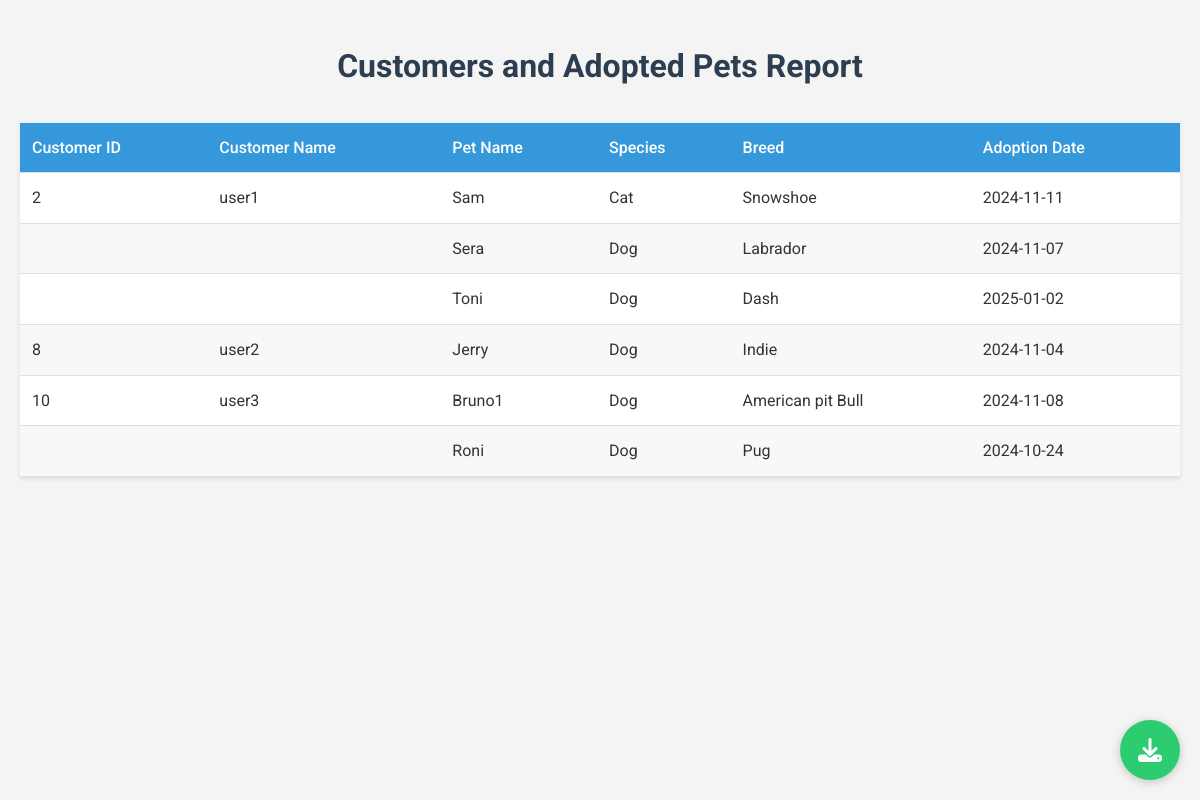
The app's page /miniproject/admin/customers.php?generate_report=1 (signed in) with its own data.
### tables this page shows
CREATE TABLE `adoptions` (
  `AdoptionID` int(11) NOT NULL,
  `CustomerID` int(11) DEFAULT NULL,
  `PetID` int(11) DEFAULT NULL,
  `ApplicationDate` date NOT NULL,
  `AdoptionDate` date DEFAULT NULL,
  `Status` enum('Pending','Approved','Rejected') DEFAULT 'Pending',
  `CreatedAt` timestamp NOT NULL DEFAULT current_timestamp()
);

CREATE TABLE `pets` (
  `PetID` int(11) NOT NULL,
  `Name` varchar(100) NOT NULL,
  `Species` varchar(50) NOT NULL,
  `Breed` varchar(50) DEFAULT NULL,
  `Age` smallint(6) DEFAULT NULL,
  `Gender` enum('Male','Female') DEFAULT NULL,
  `Description` text DEFAULT NULL,
  `Status` enum('Available','Adopted') DEFAULT 'Available',
  `ImageURL` varchar(255) DEFAULT NULL,
  `CustomerID` int(11) DEFAULT NULL,
  `CreatedAt` timestamp NOT NULL DEFAULT current_timestamp()
);

### miniproject/admin/customers.php (the view, shortened to what this page needs)
<?php
require_once '../config/connection.php';
if (isset($_GET['generate_report'])) {
    $query = "SELECT c.CustomerID, c.Name AS CustomerName, p.Name AS PetName, p.Species, p.Breed, a.AdoptionDate
              FROM customers c
              LEFT JOIN adoptions a ON c.CustomerID = a.CustomerID
              LEFT JOIN pets p ON a.PetID = p.PetID
              WHERE a.Status = 'Approved' AND c.UserType = 'Customer'
              ORDER BY c.CustomerID, p.Name";
    $result = $conn->query($query);
    $customers = [];
    while ($row = $result->fetch_assoc()) {
        $customerId = $row['CustomerID'];
        if (!isset($customers[$customerId])) {
            $customers[$customerId] = [
                'name' => $row['CustomerName'],
                'pets' => []
            ];
        }
        if ($row['PetName']) {
            $customers[$customerId]['pets'][] = [
                'name' => $row['PetName'],
                'species' => $row['Species'],
                'breed' => $row['Breed'],
                'adoptionDate' => $row['AdoptionDate']
            ];
        }
    }
    ?>
    <!DOCTYPE html>
    <html lang="en">
    <head>
    </head>
    <body>
        <div class="report-header">
            <h1>Customers and Adopted Pets Report</h1>
        </div>
        <table class="customer-table">
            <thead>
                <tr>
                    <th>Customer ID</th>
                    <th>Customer Name</th>
                    <th>Pet Name</th>
                    <th>Species</th>
                    <th>Breed</th>
                    <th>Adoption Date</th>
                </tr>
            </thead>
            <tbody>
                <?php foreach ($customers as $customerId => $customer): ?>
                    <?php if (empty($customer['pets'])): ?>
                        <tr>
                            <td><?php echo htmlspecialchars($customerId); ?></td>
                            <td><?php echo htmlspecialchars($customer['name']); ?></td>
                            <td colspan="4">No pets adopted</td>
                        </tr>
                    <?php else: ?>
                        <?php foreach ($customer['pets'] as $index => $pet): ?>
                            <tr>
                                <?php if ($index === 0): ?>
                                    <td><?php echo htmlspecialchars($customerId); ?></td>
                                    <td><?php echo htmlspecialchars($customer['name']); ?></td>
                                <?php else: ?>
                                    <td></td>
                                    <td></td>
                                <?php endif; ?>
                                <td><?php echo htmlspecialchars($pet['name']); ?></td>
                                <td><?php echo htmlspecialchars($pet['species']); ?></td>
                                <td><?php echo htmlspecialchars($pet['breed']); ?></td>
                                <td><?php echo htmlspecialchars($pet['adoptionDate']); ?></td>
                            </tr>
                        <?php endforeach; ?>
                    <?php endif; ?>
                <?php endforeach; ?>
            </tbody>
        </table>
        <button class="download-btn" onclick="downloadReport()">
            <i class="fas fa-download"></i>
        </button>
    </body>
    </html>
    <?php
    $html_content = ob_get_clean();
    echo $html_content;
    exit();
}
?>

### miniproject/admin/customers.php (style rules this page uses)
body { font-family: 'Roboto', sans-serif; line-height: 1.6; color: #333; max-width: 1200px; margin: 0 auto; padding: 20px; background-color: #f4f4f4; }
.report-header { text-align: center; margin-bottom: 30px; }
h1 { color: #2c3e50; margin-bottom: 10px; }
.customer-table { width: 100%; border-collapse: collapse; margin-bottom: 30px; background-color: #fff; box-shadow: 0 2px 4px rgba(0,0,0,0.1); }
.customer-table th, .customer-table td { padding: 12px; text-align: left; border-bottom: 1px solid #e0e0e0; }
.customer-table th { background-color: #3498db; color: #fff; font-weight: 500; }
.customer-table tr:nth-child(even) { background-color: #f8f8f8; }
.download-btn { position: fixed; bottom: 20px; right: 20px; background-color: #2ecc71; color: white; border: none; border-radius: 50%; width: 60px; height: 60px; font-size: 24px; cursor: pointer; box-shadow: 0 2px 10px rgba(0,0,0,0.2); transition: all 0.3s ease; display: flex; align-items: center; justify-content: center; }

### records on screen
adoptions: customerId "2", name "user1", PetID.Name "Sam", PetID.Species "Cat", PetID.Breed "Snowshoe", AdoptionDate "2024-11-11"
adoptions: PetID.Name "Sera", PetID.Species "Dog", PetID.Breed "Labrador", AdoptionDate "2024-11-07"
adoptions: PetID.Name "Toni", PetID.Species "Dog", PetID.Breed "Dash", AdoptionDate "2025-01-02"
adoptions: customerId "8", name "user2", PetID.Name "Jerry", PetID.Species "Dog", PetID.Breed "Indie", AdoptionDate "2024-11-04"
adoptions: customerId "10", name "user3", PetID.Name "Bruno1", PetID.Species "Dog", PetID.Breed "American pit Bull", AdoptionDate "2024-11-08"
adoptions: PetID.Name "Roni", PetID.Species "Dog", PetID.Breed "Pug", AdoptionDate "2024-10-24"
